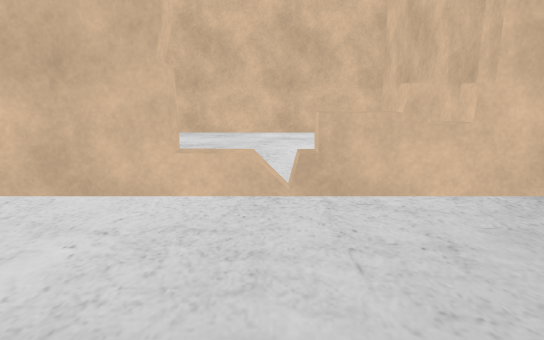
view 1 (above)

12 first-person views from a walk through a scene from a Unity 3-D project. The camera is 1.2 m above the floor, tilts 12° down and sees 75° across. The floor is counted in squares, 0.5 m on a side. Each view is taken from the middle of a square. On the plan, view 1 faces up. The plan holds only what a view shows up to about 20 squares ahead; the rest is blank. Some surface patterns are stand-ins.

view 2
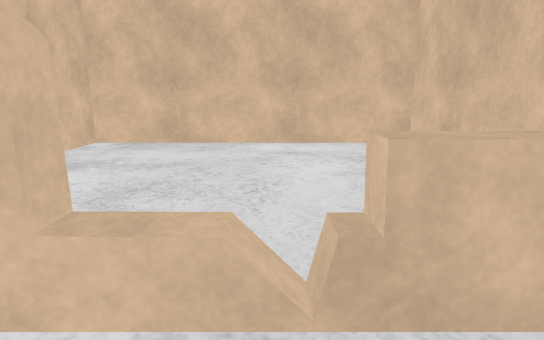

view 3
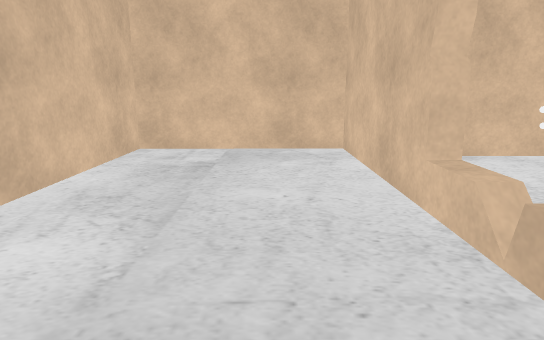

view 4
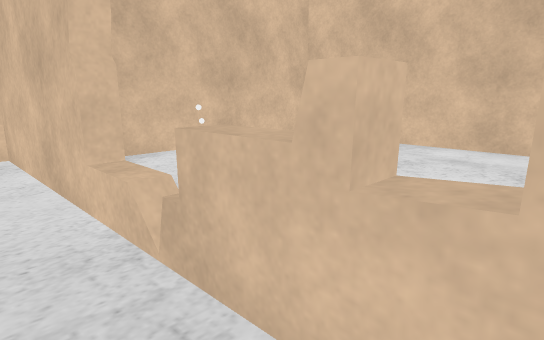

view 5
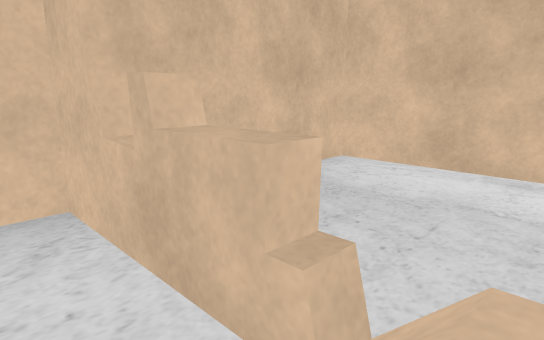

view 6
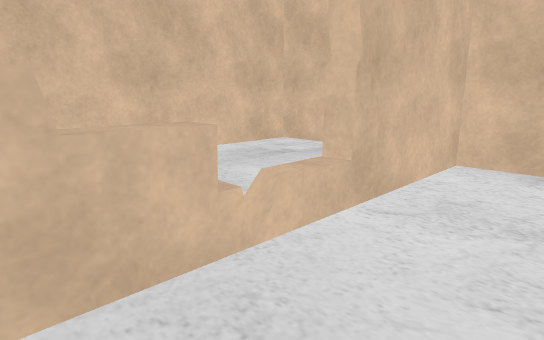

view 7
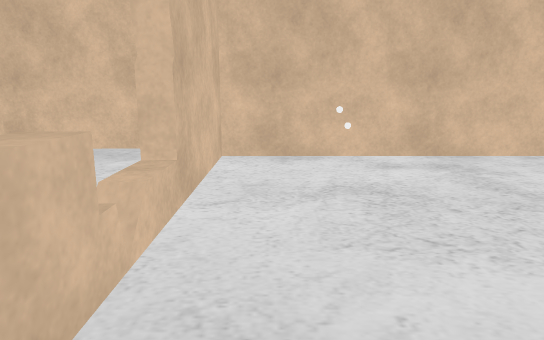

view 8
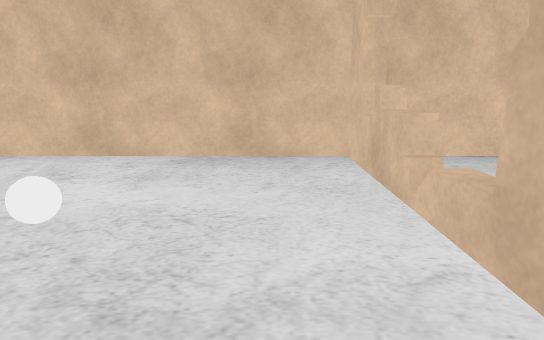

view 9
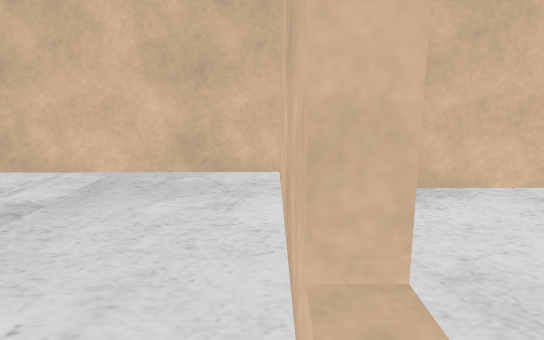

view 10
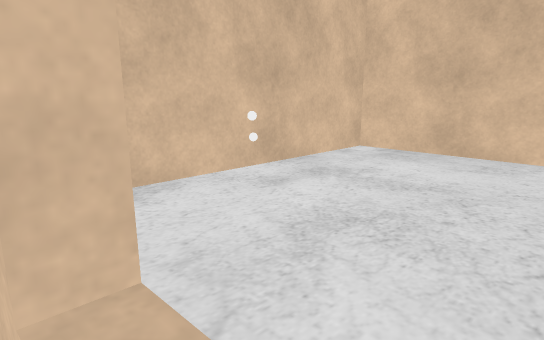

view 11
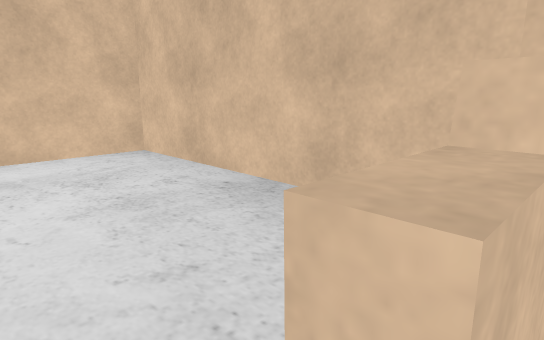

view 12
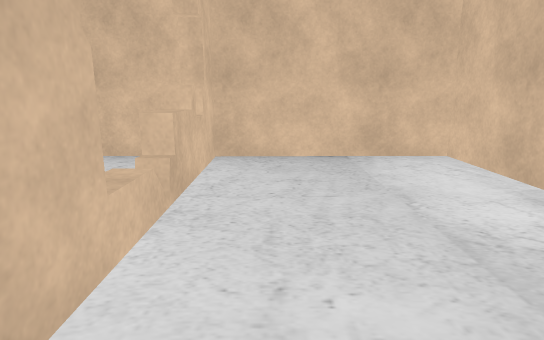

### Floor plan
Points are (right, up) in squares from view 1. A wall is a line through its corners. A room is listed if a view was taken in it or the views show most of it. See-through windows are left out.
Room 1 (views 1, 2, 3, 4, 5, 6, 7, 8, 9, 10, 11, 12)
walls: (-2.4, 9) (-2.4, 8.2); (1.5, 9) (7, 9) (7, 23) (-9, 23) (-9, 9) (-2.6, 9) (-2.6, 8.2) (-11, 8.2) (-10.9, -1) (7, -1) (7, 8.2) (1.8, 8.2); (3.6, 9.1) (3.6, 8.1); (3.1, 8.1) (3.1, 9); (4.7, 8.1) (4.7, 9); (5, 8.1) (5, 9)
low walls: (1.1, 8.1) (1.1, 9)
objects: other object (-6, 13)

Where each view was taken, in squares from view 1:
view 1: 0 up, 0 right, facing up
view 2: 5 up, 0 right, facing up
view 3: 5 up, 5 right, facing left
view 4: 6 up, 5 right, facing up-left
view 5: 11 up, 1 left, facing down-right
view 6: 13 up, 4 right, facing down-left
view 7: 11 up, 5 right, facing left
view 8: 12 up, 7 left, facing right
view 9: 8 up, 0 right, facing left
view 10: 8 up, 0 right, facing up-left
view 11: 8 up, 0 right, facing up-right
view 12: 6 up, 7 left, facing right
